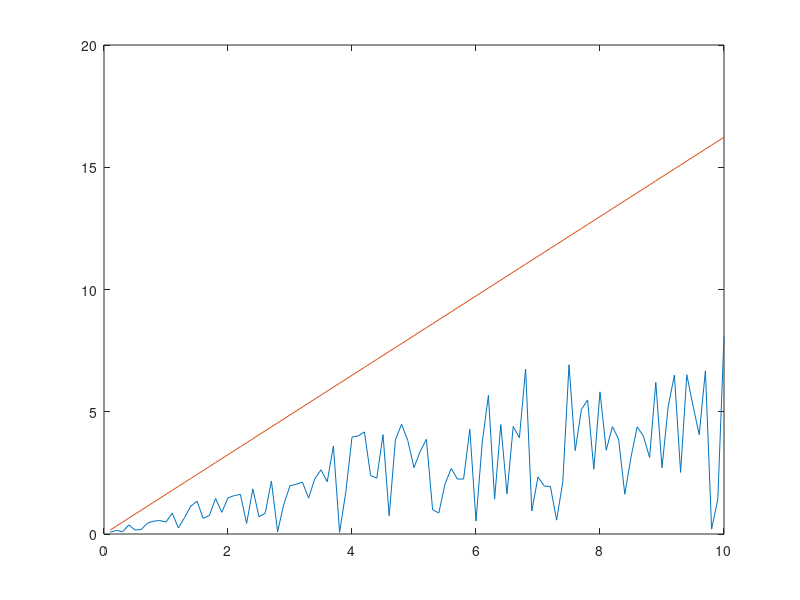

Write MATLAB code to recreate this figure.
function y=aproksymacja1
x=[0.1:0.1:10]';
[m,n]=size(x);
for i=1:m
    y(i,1)=i*0.1*rand(1,1);
end
plot(x,y,'*');
a=x/y;
plot(x,y,x,a*x);
end
